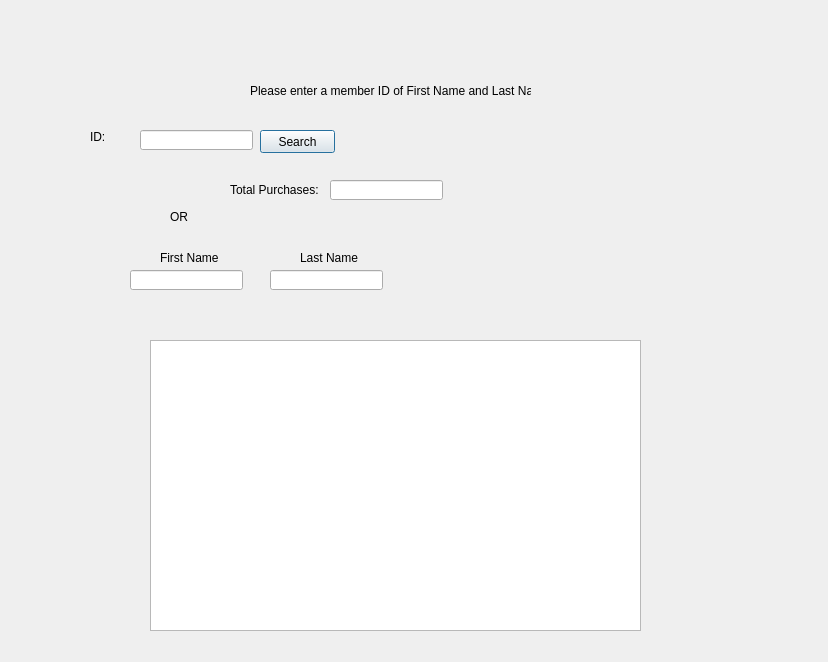
<?xml version="1.0" encoding="UTF-8"?>
<ui version="4.0">
 <class>totalPurchases</class>
 <widget class="QDialog" name="totalPurchases">
  <property name="geometry">
   <rect>
    <x>0</x>
    <y>0</y>
    <width>828</width>
    <height>662</height>
   </rect>
  </property>
  <property name="windowTitle">
   <string>Dialog</string>
  </property>
  <widget class="QLineEdit" name="lineEdit">
   <property name="geometry">
    <rect>
     <x>140</x>
     <y>130</y>
     <width>113</width>
     <height>20</height>
    </rect>
   </property>
  </widget>
  <widget class="QLineEdit" name="lineEdit_2">
   <property name="geometry">
    <rect>
     <x>330</x>
     <y>180</y>
     <width>113</width>
     <height>20</height>
    </rect>
   </property>
  </widget>
  <widget class="QLineEdit" name="lineEdit_3">
   <property name="geometry">
    <rect>
     <x>130</x>
     <y>270</y>
     <width>113</width>
     <height>20</height>
    </rect>
   </property>
  </widget>
  <widget class="QLineEdit" name="lineEdit_4">
   <property name="geometry">
    <rect>
     <x>270</x>
     <y>270</y>
     <width>113</width>
     <height>20</height>
    </rect>
   </property>
  </widget>
  <widget class="QTableView" name="tableView">
   <property name="geometry">
    <rect>
     <x>150</x>
     <y>340</y>
     <width>491</width>
     <height>291</height>
    </rect>
   </property>
  </widget>
  <widget class="QLabel" name="label">
   <property name="geometry">
    <rect>
     <x>250</x>
     <y>70</y>
     <width>281</width>
     <height>41</height>
    </rect>
   </property>
   <property name="text">
    <string>Please enter a member ID of First Name and Last Name</string>
   </property>
  </widget>
  <widget class="QLabel" name="label_2">
   <property name="geometry">
    <rect>
     <x>90</x>
     <y>130</y>
     <width>47</width>
     <height>13</height>
    </rect>
   </property>
   <property name="text">
    <string>ID:</string>
   </property>
  </widget>
  <widget class="QLabel" name="label_3">
   <property name="geometry">
    <rect>
     <x>230</x>
     <y>180</y>
     <width>91</width>
     <height>20</height>
    </rect>
   </property>
   <property name="text">
    <string>Total Purchases:</string>
   </property>
  </widget>
  <widget class="QLabel" name="label_4">
   <property name="geometry">
    <rect>
     <x>170</x>
     <y>210</y>
     <width>47</width>
     <height>13</height>
    </rect>
   </property>
   <property name="text">
    <string>OR</string>
   </property>
  </widget>
  <widget class="QLabel" name="label_5">
   <property name="geometry">
    <rect>
     <x>160</x>
     <y>250</y>
     <width>61</width>
     <height>16</height>
    </rect>
   </property>
   <property name="text">
    <string>First Name</string>
   </property>
  </widget>
  <widget class="QLabel" name="label_6">
   <property name="geometry">
    <rect>
     <x>300</x>
     <y>250</y>
     <width>61</width>
     <height>16</height>
    </rect>
   </property>
   <property name="text">
    <string>Last Name</string>
   </property>
  </widget>
  <widget class="QPushButton" name="pushButton">
   <property name="geometry">
    <rect>
     <x>260</x>
     <y>130</y>
     <width>75</width>
     <height>23</height>
    </rect>
   </property>
   <property name="text">
    <string>Search</string>
   </property>
  </widget>
 </widget>
 <resources/>
 <connections/>
</ui>
